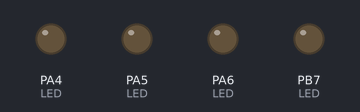
Recording of a program running on a simulated ATmega32, built with avr-gcc and emulated at 16 MHz. On the bench: output pins drawn as LEDs (lit = HIGH).

Above: at 0.5 s.
At 1.6 s:
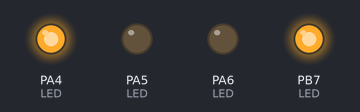
At 2.0 s:
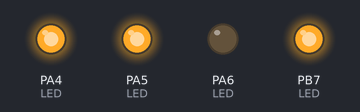
At 2.4 s:
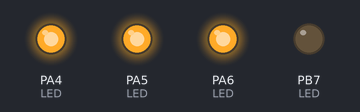
At 3.6 s:
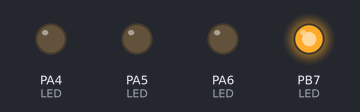
At 5.2 s:
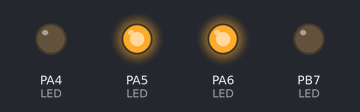
Timing chart, 0 to 5.5 s (numbered marks = the images above):
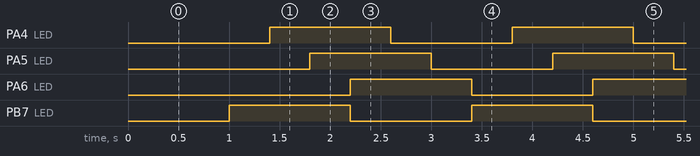

The program:

main.c
```c
/*
 * Timer_Driver.c
 *
 * Created: 2023/8/8 1:39:04 AM
 * Author : Ahmed Adel
 */

#define F_CPU 16000000
#include <avr/delay.h>
#include <avr/interrupt.h>
#include "Timer.h"
#include "LED.h"


extern uint8  Init_Value;
extern uint32  Number_Of_OverFlows;


int main(void)
{
	LED_Init(RED);
	LED_Init(GREEN);
	LED_Init(BLUE);
	LED_Init(YELLOW);

	//-- Timer0 --//
	/*Timer0_Init();
	Timer0_SetDelay(1000);
	Timer0_Start();*/

	Timer1_Init();
	Timer1_SetDelay(1000);
	Timer1_Start();

    while (1)
    {
    }
}

ISR(TIMER0_OVF_vect)
{
	static uint32 counter = 0;

	counter++;

	if(counter == Number_Of_OverFlows)
	{
		TCNT0 = Init_Value;

		counter = 0 ;

		//(*ptr)(RED);
		LED_Toggle(RED);
		_delay_ms(400);
		LED_Toggle(GREEN);
		_delay_ms(400);
		LED_Toggle(BLUE);
		_delay_ms(400);
		LED_Toggle(YELLOW);

	}
}

ISR(TIMER1_COMPA_vect)
{
	static Counter = 0;

	Counter++;

	if(Counter == 1)
	{
		Counter = 0;

		LED_Toggle(RED);
		_delay_ms(400);
		LED_Toggle(GREEN);
		_delay_ms(400);
		LED_Toggle(BLUE);
		_delay_ms(400);
		LED_Toggle(YELLOW);
	}
}
```

LED.c
```c
/*
 * LED.c
 *
 * Created: 7/21/2023 8:00:08 PM
 *  Author: Ahmed Adel
 */

#include "LED.h"

void LED_Init(uint8 Color){
	switch(Color)
	{
		case RED:
		DIO_SetPinDir(DIO_PORTB,DIO_PIN7,DIO_PIN_OUTPUT);
		break;
		case GREEN:
		DIO_SetPinDir(DIO_PORTA,DIO_PIN4,DIO_PIN_OUTPUT);
		break;
		case BLUE:
		DIO_SetPinDir(DIO_PORTA,DIO_PIN5,DIO_PIN_OUTPUT);
		break;
		case YELLOW:
		DIO_SetPinDir(DIO_PORTA,DIO_PIN6,DIO_PIN_OUTPUT);
		break;
		default:
		break;
	}

}
void LED_ON(uint8 Color){
	switch(Color)
	{
		case RED:
		DIO_SetPinValue(DIO_PORTB,DIO_PIN7,DIO_PIN_HIGH);
		break;
		case GREEN:
		DIO_SetPinValue(DIO_PORTA,DIO_PIN4,DIO_PIN_HIGH);
		break;
		case BLUE:
		DIO_SetPinValue(DIO_PORTA,DIO_PIN5,DIO_PIN_HIGH);
		break;
		case YELLOW:
		DIO_SetPinValue(DIO_PORTA,DIO_PIN6,DIO_PIN_HIGH);
		break;
		default:
		break;
	}
}
void LED_OFF(uint8 Color){
	switch(Color)
	{
		case RED:
		DIO_SetPinValue(DIO_PORTB,DIO_PIN7,DIO_PIN_LOW);
		break;
		case GREEN:
		DIO_SetPinValue(DIO_PORTA,DIO_PIN4,DIO_PIN_LOW);
		break;
		case BLUE:
		DIO_SetPinValue(DIO_PORTA,DIO_PIN5,DIO_PIN_LOW);
		break;
		case YELLOW:
		DIO_SetPinValue(DIO_PORTA,DIO_PIN6,DIO_PIN_LOW);
		break;
		default:
		break;
	}
}
void LED_Toggle(uint8 Color){
	switch(Color)
	{
		case RED:
		DIO_TogglePin(DIO_PORTB,DIO_PIN7);
		break;
		case GREEN:
		DIO_TogglePin(DIO_PORTA,DIO_PIN4);
		break;
		case BLUE:
		DIO_TogglePin(DIO_PORTA,DIO_PIN5);
		break;
		case YELLOW:
		DIO_TogglePin(DIO_PORTA,DIO_PIN6);
		break;
		default:
		break;
	}
}
```

LED.h
```c
/*
 * LED.h
 *
 * Created: 7/21/2023 7:59:17 PM
 *  Author: Ahmed Adel
 */


#ifndef LED_H_
#define LED_H_

#include "DIO.h"

#define RED     0
#define GREEN   1
#define BLUE    2
#define YELLOW  3

void LED_Init(uint8 Color);
void LED_ON(uint8 Color);
void LED_OFF(uint8 Color);
void LED_Toggle(uint8 Color);


#endif /* LED_H_ */
```

STD.h
```c
/*
 * STD.h
 *
 * Created: 7/21/2023 4:02:15 PM
 *  Author: Ahmed Adel
 */


#ifndef STD_H_
#define STD_H_

typedef unsigned char  uint8;
typedef signed char    sint8;
typedef unsigned short uint16;
typedef signed short   sint16;
typedef unsigned long  uint32;
typedef signed long    sint32;
typedef float          float32;
typedef double         float64;


#endif /* STD_H_ */
```

Timer.c
```c
/*
 * Timer.c
 *
 * Created: 2023/8/8 1:45:16 AM
 *  Author: Ahmed Adel
 */

#include "Timer.h"

//void (*ptr)(void) = NULL;

uint8  Init_Value = 0;
uint32 Number_Of_OverFlows = 0;

void Timer0_Init(void)
{
	TCCR0 |= 0x00;

	TIMSK |= 0x01;

	SREG  |= 0x80;
}

void Timer0_Start(void)
{
	TCCR0 |= 0x05;
}

void Timer0_Stop(void)
{
	CLR_BIT(TCCR0 , 0);
	CLR_BIT(TCCR0 , 1);
	CLR_BIT(TCCR0 , 2);
}

void Timer0_SetDelay(uint32 Delay_Ms)
{
	uint8 Tick_Time = (1024 / 16);

	uint32 Total_Ticks = (Delay_Ms * 1000) / Tick_Time;

	Number_Of_OverFlows = Total_Ticks / 256;

	Init_Value = 256 - (Total_Ticks * 256);

	TCNT0 = Init_Value;

	Number_Of_OverFlows++;
}


void Timer1_Init(void)
{
	TCCR1B |= 0x08;

	TIMSK  |= 0x10;

	SREG   |= 0x80;
}

void Timer1_Start(void)
{
	TCCR1B |= 0x05;
}

void Timer1_Stop(void)
{
	CLR_BIT(TCCR1B , 0);
	CLR_BIT(TCCR1B , 1);
	CLR_BIT(TCCR1B , 2);
}

void Timer1_SetDelay(uint32 Delay_Ms)
{
	if(Delay_Ms <= 4000)
	{
		uint8 Tick_time = 1024 / 16;

		uint32 Number_Of_Ticks = (Delay_Ms * 1000) / Tick_time;

		OCR1A = Number_Of_Ticks - 1;
	}
}

/*void Set_CallBack(void(*p)(void))
{
	ptr = p;
}*/

//==Put ISR Here==//


void PWM0_Init(void)
{
	DDRB |= 0x08;

	TCCR0 |= 0x68;
}

void PWM0_Generate(uint16 Duty_Cycle)
{
	OCR0 = ((Duty_Cycle * 256) / 100) - 1;
}

void PWM0_Start(void)
{
	TCCR0 |= 0x03;
}
```

Timer.h
```c
/*
 * Timer.h
 *
 * Created: 2023/8/8 1:44:32 AM
 *  Author: Ahmed Adel
 */


#ifndef TIMER_H_
#define TIMER_H_


#include "Atmega_Registers.h"
#include "BIT_MATH.h"


void Timer0_Init(void);

void Timer0_Start(void);

void Timer0_Stop(void);

void Timer0_SetDelay(uint32 Delay_Ms);

void PWM0_Init(void);

void PWM0_Generate(uint16 Duty_Cycle);

void PWM0_Start(void);

//void Set_CallBack(void(*p)(void));

void Timer1_Init(void);

void Timer1_Start(void);

void Timer1_Stop(void);

void Timer1_SetDelay(uint32 Delay_Ms);

#endif /* TIMER_H_ */
```

Atmega_Registers.h
```c
/*
 * Atmega_Registers.h
 *
 * Created: 7/21/2023 3:54:46 PM
 *  Author: Ahmed Adel
 */


#ifndef ATMEGA_REGISTERS_H_
#define ATMEGA_REGISTERS_H_

#include "STD.h"

/******************************[ DIO_PORT_A ]**********************************/

#define DDRA (*(volatile uint8*)(0x3A))
#define PORTA (*(volatile uint8*)(0x3B))
#define PINA (*(volatile uint8*)(0x39))

/******************************[ DIO_PORT_B ]**********************************/

#define DDRB (*(volatile uint8*)(0x37))
#define PORTB (*(volatile uint8*)(0x38))
#define PINB (*(volatile uint8*)(0x36))

/******************************[ DIO_PORT_C ]**********************************/

#define DDRC (*(volatile uint8*)(0x34))
#define PORTC (*(volatile uint8*)(0x35))
#define PINC (*(volatile uint8*)(0x33))

/******************************[ DIO_PORT_D ]**********************************/

#define DDRD (*(volatile uint8*)(0x31))
#define PORTD (*(volatile uint8*)(0x32))
#define PIND (*(volatile uint8*)(0x30))

/*******************************************************************************/


/******************************[ External_Interrupt ]***************************/

#define SREG (*(volatile uint8*)(0x5F))

#define GICR (*(volatile uint8*)(0x5B))

#define GIFR (*(volatile uint8*)(0x5A))

#define MCUCR (*(volatile uint8*)(0x55))

#define MCUCSR (*(volatile uint8*)(0x54))


/*******************************************************************************/


/******************************[ ADC ]***************************/

#define ADMUX (*(volatile uint8*)(0x27))

#define ADCSRA (*(volatile uint8*)(0x26))

#define ADCH (*(volatile uint8*)(0x25))

#define ADCL (*(volatile uint8*)(0x24))

#define ADC_ADJUST (*(volatile uint16*)(0x24))

#define SFIOR (*(volatile uint8*)(0x50))


/*******************************************************************************/


/******************************[ Timer0 ]***************************/

#define TCNT0 (*(volatile uint8*)(0x52))

#define TCCR0 (*(volatile uint8*)(0x53))

#define OCR0 (*(volatile uint8*)(0x5C))

#define TIMSK (*(volatile uint8*)(0x59))


/*******************************************************************************/


/******************************[ Timer1 ]***************************/

#define TCCR1A (*(volatile uint8*)(0x4F))

#define TCCR1B (*(volatile uint8*)(0x4E))

#define OCR1A (*(volatile uint16*)(0x4A))


/*******************************************************************************/
#endif /* ATMEGA_REGISTERS_H_ */
```

BIT_MATH.h
```c
/*
 * BIT_MATH.h
 *
 * Created: 7/21/2023 4:06:50 PM
 *  Author: Ahmed Adel
 */


#ifndef BIT_MATH_H_
#define BIT_MATH_H_

#define SET_BIT(REG,BIT) (REG |= (1<<BIT))
#define CLR_BIT(REG,BIT) (REG &=~ (1<<BIT))
#define Toggle_BIT(REG,BIT) (REG ^= (1<<BIT))
#define GET_BIT(REG,BIT) ((REG >> BIT) & (0X01))


#endif /* BIT_MATH_H_ */
```

DIO.c
```c
/*
 * DIO.c
 *
 * Created: 7/21/2023 7:15:45 PM
 *  Author: Ahmed Adel
 */

#include "DIO.h"

void DIO_SetPortDir(uint8 Port,uint8 Dir){
	switch(Port)
	{
		case DIO_PORTA:
		{
			DDRA = Dir;
			break;
		}
		case DIO_PORTB:
		{
			DDRB = Dir;
			break;
		}
		case DIO_PORTC:
		{
			DDRC = Dir;
			break;
		}
		case DIO_PORTD:
		{
			DDRD = Dir;
			break;
		}
		default:
		break;
	}
}
void DIO_SetPinDir(uint8 Port,uint8 Pin,uint8 Dir){
	switch(Dir)
	{
		case DIO_PIN_OUTPUT:
		{
			switch(Port)
			{
				case DIO_PORTA:
				{
					SET_BIT(DDRA,Pin);
					break;
				}
				case DIO_PORTB:
				{
					SET_BIT(DDRB,Pin);
					break;
				}
				case DIO_PORTC:
				{
					SET_BIT(DDRC,Pin);
					break;
				}
				case DIO_PORTD:
				{
					SET_BIT(DDRD,Pin);
					break;
				}
				default:
				break;
			}
			break;
		}
		case DIO_PIN_INPUT:
		{
			switch(Port)
			{
				case DIO_PORTA:
				{
					CLR_BIT(DDRA,Pin);
					break;
				}
				case DIO_PORTB:
				{
					CLR_BIT(DDRB,Pin);
					break;
				}
				case DIO_PORTC:
				{
					CLR_BIT(DDRC,Pin);
					break;
				}
				case DIO_PORTD:
				{
					CLR_BIT(DDRD,Pin);
					break;
				}
				default:
				break;
			}
			break;
		}
		default:
		break;
	}
}

void DIO_SetPortValue(uint8 Port,uint8 Val){
	switch(Port)
	{
		case DIO_PORTA:
		{
			PORTA = Val;
			break;
		}
		case DIO_PORTB:
		{
			PORTB = Val;
			break;
		}
		case DIO_PORTC:
		{
			PORTC = Val;
			break;
		}
		case DIO_PORTD:
		{
			PORTD = Val;
			break;
		}
		default:
		break;
	}

}
void DIO_SetPinValue(uint8 Port,uint8 Pin,uint8 Val){
	switch(Val)
	{
		case DIO_PIN_HIGH:
		{
			switch(Port)
			{
				case DIO_PORTA:
				{
					SET_BIT(PORTA,Pin);
					break;
				}
				case DIO_PORTB:
				{
					SET_BIT(PORTB,Pin);
					break;
				}
				case DIO_PORTC:
				{
					SET_BIT(PORTC,Pin);
					break;
				}
				case DIO_PORTD:
				{
					SET_BIT(PORTD,Pin);
					break;
				}
				default:
				break;
			}
			break;
		}
		case DIO_PIN_LOW:
		{
			switch(Port)
			{
				case DIO_PORTA:
				{
					CLR_BIT(PORTA,Pin);
					break;
				}
				case DIO_PORTB:
				{
					CLR_BIT(PORTB,Pin);
					break;
				}
				case DIO_PORTC:
				{
					CLR_BIT(PORTC,Pin);
					break;
				}
				case DIO_PORTD:
				{
					CLR_BIT(PORTD,Pin);
					break;
				}
				default:
				break;
			}
			break;
		}
		default:
		break;
	}
}

void DIO_ReadPort(uint8 Port,uint8* Val){
	switch(Port)
	{
		case DIO_PORTA:
		{
			*Val = PINA;
			break;
		}
		case DIO_PORTB:
		{
			*Val = PINB;
			break;
		}
		case DIO_PORTC:
		{
			*Val = PINC;
			break;
		}
		case DIO_PORTD:
		{
			*Val = PIND;
			break;
		}
		default:
		break;
	}
}
void DIO_ReadPin(uint8 Port,uint8 Pin,uint8* Val){
	switch(Port)
	{
		case DIO_PORTA:
		{
			*Val = GET_BIT(PINA,Pin);
			break;
		}
		case DIO_PORTB:
		{
			*Val = GET_BIT(PINB,Pin);
			break;
		}
		case DIO_PORTC:
		{
			*Val = GET_BIT(PINC,Pin);
			break;
		}
		case DIO_PORTD:
		{
			*Val = GET_BIT(PIND,Pin);
			break;
		}
		default:
		break;
	}
}

void Set_PullUp(uint8 Port,uint8 Pin)
{
	switch(Port)
	{
		case DIO_PORTA:
		{
			SET_BIT(PORTA,Pin);
			break;
		}
		case DIO_PORTB:
		{
			SET_BIT(PORTB,Pin);
			break;
		}
		case DIO_PORTC:
		{
			SET_BIT(PORTC,Pin);
			break;
		}
		case DIO_PORTD:
		{
			SET_BIT(PORTD,Pin);
			break;
		}
		default:
		break;
	}
}

void DIO_TogglePin(uint8 Port,uint8 Pin){
	switch(Port)
	{
		case DIO_PORTA:
		{
			Toggle_BIT(PORTA,Pin);
			break;
		}
		case DIO_PORTB:
		{
			Toggle_BIT(PORTB,Pin);
			break;
		}
		case DIO_PORTC:
		{
			Toggle_BIT(PORTC,Pin);
			break;
		}
		case DIO_PORTD:
		{
			Toggle_BIT(PORTD,Pin);
			break;
		}
		default:
		break;
	}
}
```

DIO.h
```c
/*
 * DIO.h
 *
 * Created: 7/21/2023 7:01:44 PM
 *  Author: Ahmed Adel
 */


#ifndef DIO_H_
#define DIO_H_

#include "Atmega_Registers.h"
#include "BIT_MATH.h"

#define DIO_PORTA    0
#define DIO_PORTB    1
#define DIO_PORTC    2
#define DIO_PORTD    3

#define DIO_PIN0	 0
#define DIO_PIN1	 1
#define DIO_PIN2	 2
#define DIO_PIN3	 3
#define DIO_PIN4	 4
#define DIO_PIN5	 5
#define DIO_PIN6	 6
#define DIO_PIN7	 7

#define DIO_PIN_HIGH	 1
#define DIO_PIN_LOW		 0

#define DIO_PORT_HIGH	 0XFF
#define DIO_PORT_LOW	 0X00

#define DIO_PIN_OUTPUT	 1
#define DIO_PIN_INPUT	 0

#define DIO_PORT_OUTPUT	 0XFF
#define DIO_PORT_INPUT	 0X00


void DIO_SetPortDir(uint8 Port,uint8 Dir);
void DIO_SetPinDir(uint8 Port,uint8 Pin,uint8 Dir);

void DIO_SetPortValue(uint8 Port,uint8 Val);
void DIO_SetPinValue(uint8 Port,uint8 Pin,uint8 Val);

void DIO_ReadPort(uint8 Port,uint8* Val);
void DIO_ReadPin(uint8 Port,uint8 Pin,uint8* Val);

void DIO_TogglePin(uint8 Port,uint8 Pin);

#endif /* DIO_H_ */
```

Measured:
- by itself, PA4 (LED), PA5 (LED), PA6 (LED), PB7 (LED): alternates HIGH for 1.2 s and LOW for 1.2 s
- by itself, everything shown: repeats every 2.4 s, in 6 steps
